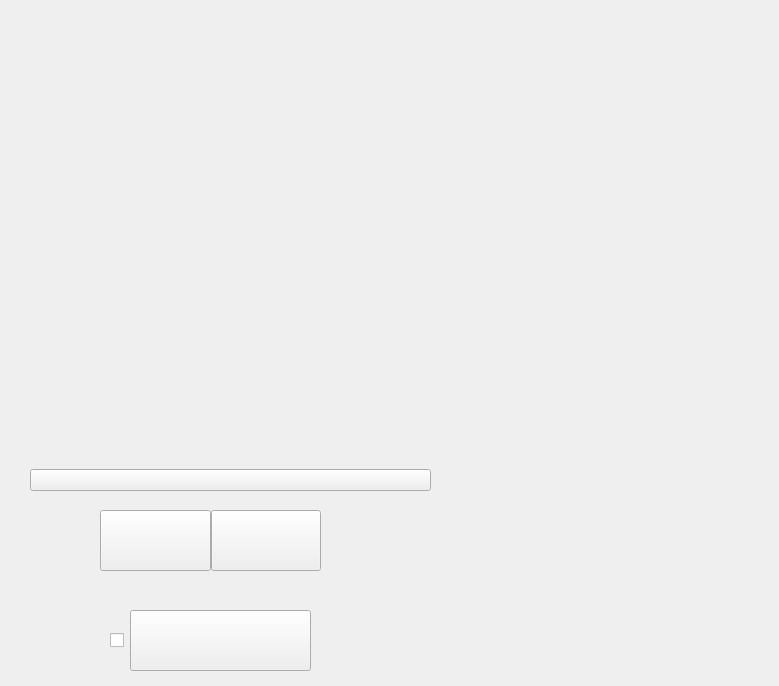
<?xml version="1.0" encoding="UTF-8"?>
<ui version="4.0">
 <class>ImageMenu</class>
 <widget class="QWidget" name="ImageMenu">
  <property name="geometry">
   <rect>
    <x>0</x>
    <y>0</y>
    <width>779</width>
    <height>686</height>
   </rect>
  </property>
  <property name="windowTitle">
   <string>Form</string>
  </property>
  <widget class="QWidget" name="verticalLayoutWidget">
   <property name="geometry">
    <rect>
     <x>30</x>
     <y>10</y>
     <width>401</width>
     <height>481</height>
    </rect>
   </property>
   <layout class="QVBoxLayout" name="verticalLayout">
    <property name="spacing">
     <number>0</number>
    </property>
    <item>
     <layout class="QVBoxLayout" name="verticalLayout_2">
      <property name="spacing">
       <number>0</number>
      </property>
      <item>
       <widget class="QLabel" name="label_title">
        <property name="styleSheet">
         <string notr="true">QLabel{
color: rgb(68, 68, 68);
}</string>
        </property>
        <property name="text">
         <string/>
        </property>
       </widget>
      </item>
      <item>
       <widget class="QListWidget" name="listWidget_image">
        <property name="styleSheet">
         <string notr="true">QListWidget{
border: none;
background: transparent;;
}</string>
        </property>
       </widget>
      </item>
      <item>
       <widget class="QListWidget" name="listWidget_camera">
        <property name="styleSheet">
         <string notr="true">QListWidget{
border: none;
background: transparent;;
}</string>
        </property>
       </widget>
      </item>
      <item>
       <widget class="CustomPushButton" name="pAddPicture">
        <property name="text">
         <string/>
        </property>
       </widget>
      </item>
     </layout>
    </item>
   </layout>
  </widget>
  <widget class="QFrame" name="frame">
   <property name="geometry">
    <rect>
     <x>80</x>
     <y>500</y>
     <width>261</width>
     <height>81</height>
    </rect>
   </property>
   <property name="styleSheet">
    <string notr="true">#frame{
border: none;
}</string>
   </property>
   <property name="frameShape">
    <enum>QFrame::StyledPanel</enum>
   </property>
   <property name="frameShadow">
    <enum>QFrame::Raised</enum>
   </property>
   <widget class="QWidget" name="horizontalLayoutWidget">
    <property name="geometry">
     <rect>
      <x>20</x>
      <y>10</y>
      <width>221</width>
      <height>61</height>
     </rect>
    </property>
    <layout class="QHBoxLayout" name="horizontalLayout" stretch="1,1">
     <property name="spacing">
      <number>0</number>
     </property>
     <item>
      <widget class="CustomPushButton" name="pShowImgList">
       <property name="sizePolicy">
        <sizepolicy hsizetype="Expanding" vsizetype="Expanding">
         <horstretch>0</horstretch>
         <verstretch>0</verstretch>
        </sizepolicy>
       </property>
       <property name="text">
        <string/>
       </property>
       <property name="checkable">
        <bool>true</bool>
       </property>
      </widget>
     </item>
     <item>
      <widget class="CustomPushButton" name="pShowCameraList">
       <property name="sizePolicy">
        <sizepolicy hsizetype="Expanding" vsizetype="Expanding">
         <horstretch>0</horstretch>
         <verstretch>0</verstretch>
        </sizepolicy>
       </property>
       <property name="text">
        <string/>
       </property>
       <property name="checkable">
        <bool>true</bool>
       </property>
      </widget>
     </item>
    </layout>
   </widget>
  </widget>
  <widget class="QFrame" name="frame_save">
   <property name="geometry">
    <rect>
     <x>80</x>
     <y>600</y>
     <width>261</width>
     <height>80</height>
    </rect>
   </property>
   <property name="styleSheet">
    <string notr="true">#frame_save{
border: none;
}</string>
   </property>
   <property name="frameShape">
    <enum>QFrame::StyledPanel</enum>
   </property>
   <property name="frameShadow">
    <enum>QFrame::Raised</enum>
   </property>
   <widget class="QWidget" name="horizontalLayoutWidget_2">
    <property name="geometry">
     <rect>
      <x>30</x>
      <y>10</y>
      <width>201</width>
      <height>61</height>
     </rect>
    </property>
    <layout class="QHBoxLayout" name="horizontalLayout_2">
     <item>
      <widget class="QCheckBox" name="checkBox">
       <property name="text">
        <string/>
       </property>
      </widget>
     </item>
     <item>
      <widget class="CustomPushButton" name="pSave">
       <property name="sizePolicy">
        <sizepolicy hsizetype="Expanding" vsizetype="Expanding">
         <horstretch>0</horstretch>
         <verstretch>0</verstretch>
        </sizepolicy>
       </property>
       <property name="text">
        <string/>
       </property>
      </widget>
     </item>
    </layout>
   </widget>
  </widget>
 </widget>
 <customwidgets>
  <customwidget>
   <class>CustomPushButton</class>
   <extends>QPushButton</extends>
   <header location="global">Custom/PushButton/custompushbutton.h</header>
  </customwidget>
 </customwidgets>
 <resources/>
 <connections/>
</ui>
